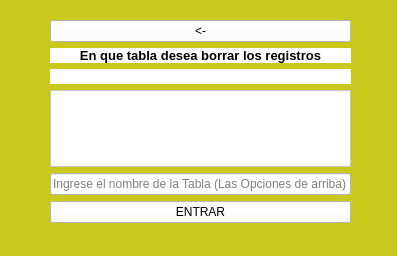
<?xml version="1.0" encoding="UTF-8"?>
<ui version="4.0">
 <class>VentanaValidacionBorrarRegistros</class>
 <widget class="QMainWindow" name="VentanaValidacionBorrarRegistros">
  <property name="geometry">
   <rect>
    <x>0</x>
    <y>0</y>
    <width>397</width>
    <height>256</height>
   </rect>
  </property>
  <property name="windowTitle">
   <string>MainWindow</string>
  </property>
  <property name="styleSheet">
   <string notr="true">background-color: rgb(200, 200, 29);</string>
  </property>
  <widget class="QWidget" name="centralwidget">
   <widget class="QWidget" name="layoutWidget">
    <property name="geometry">
     <rect>
      <x>50</x>
      <y>20</y>
      <width>301</width>
      <height>203</height>
     </rect>
    </property>
    <layout class="QVBoxLayout" name="verticalLayout">
     <item>
      <widget class="QPushButton" name="regresar">
       <property name="styleSheet">
        <string notr="true">QPushButton:hover{
	background-color: rgb(85, 255, 255);
}

QPushButton{
	background-color: rgb(255, 255, 255);
}</string>
       </property>
       <property name="text">
        <string>&lt;-</string>
       </property>
      </widget>
     </item>
     <item>
      <widget class="QLabel" name="titulo">
       <property name="font">
        <font>
         <pointsize>10</pointsize>
         <weight>75</weight>
         <bold>true</bold>
        </font>
       </property>
       <property name="styleSheet">
        <string notr="true">background-color: rgb(255, 255, 255);</string>
       </property>
       <property name="text">
        <string>En que tabla desea borrar los registros</string>
       </property>
       <property name="alignment">
        <set>Qt::AlignCenter</set>
       </property>
      </widget>
     </item>
     <item>
      <widget class="QLabel" name="error1">
       <property name="font">
        <font>
         <pointsize>10</pointsize>
         <weight>75</weight>
         <bold>true</bold>
        </font>
       </property>
       <property name="styleSheet">
        <string notr="true">background-color: rgb(255, 255, 255);</string>
       </property>
       <property name="text">
        <string/>
       </property>
       <property name="alignment">
        <set>Qt::AlignCenter</set>
       </property>
      </widget>
     </item>
     <item>
      <widget class="QListWidget" name="tablascreadas">
       <property name="styleSheet">
        <string notr="true">background-color: rgb(255, 255, 255);</string>
       </property>
      </widget>
     </item>
     <item>
      <widget class="QLineEdit" name="nombretabla">
       <property name="styleSheet">
        <string notr="true">background-color: rgb(255, 255, 255);</string>
       </property>
       <property name="placeholderText">
        <string>Ingrese el nombre de la Tabla (Las Opciones de arriba)</string>
       </property>
      </widget>
     </item>
     <item>
      <widget class="QPushButton" name="enviar">
       <property name="styleSheet">
        <string notr="true">QPushButton:hover{
	
	background-color: rgb(255, 255, 0);
}
QPushButton{
	background-color: rgb(255, 255, 255);
}</string>
       </property>
       <property name="text">
        <string>ENTRAR</string>
       </property>
      </widget>
     </item>
    </layout>
   </widget>
  </widget>
  <widget class="QMenuBar" name="menubar">
   <property name="geometry">
    <rect>
     <x>0</x>
     <y>0</y>
     <width>397</width>
     <height>21</height>
    </rect>
   </property>
  </widget>
  <widget class="QStatusBar" name="statusbar"/>
 </widget>
 <resources/>
 <connections/>
</ui>
